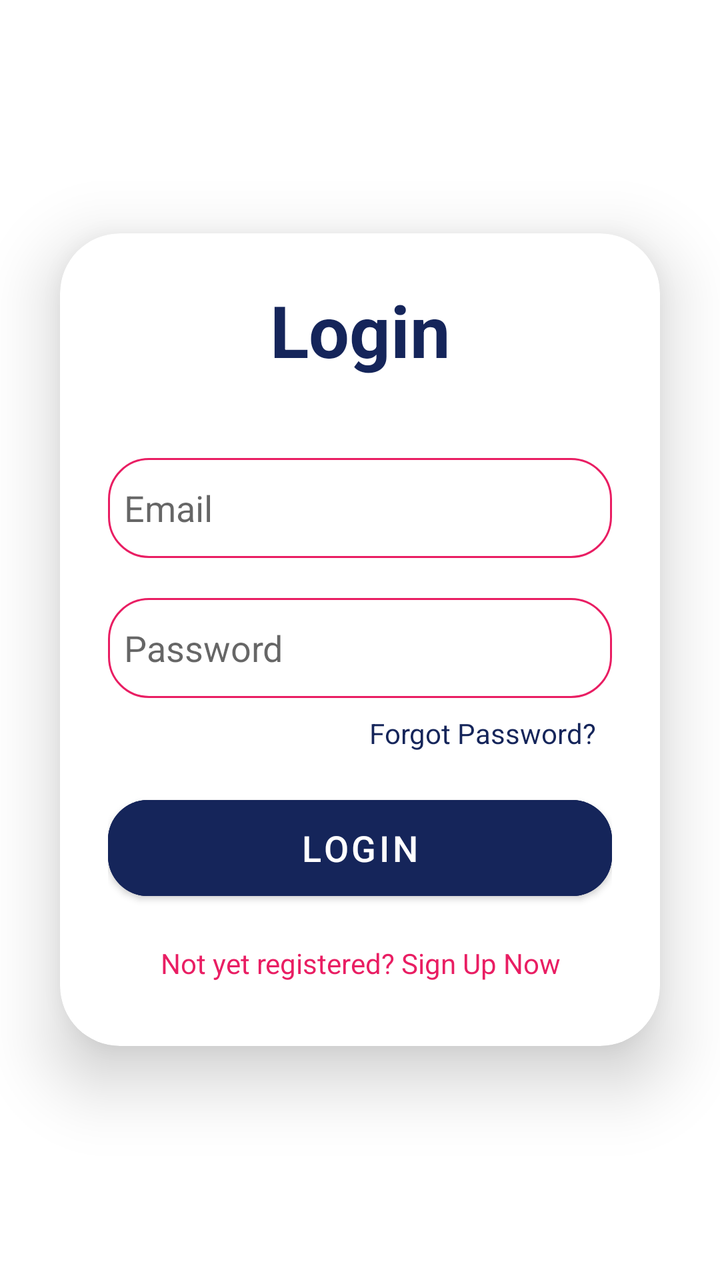
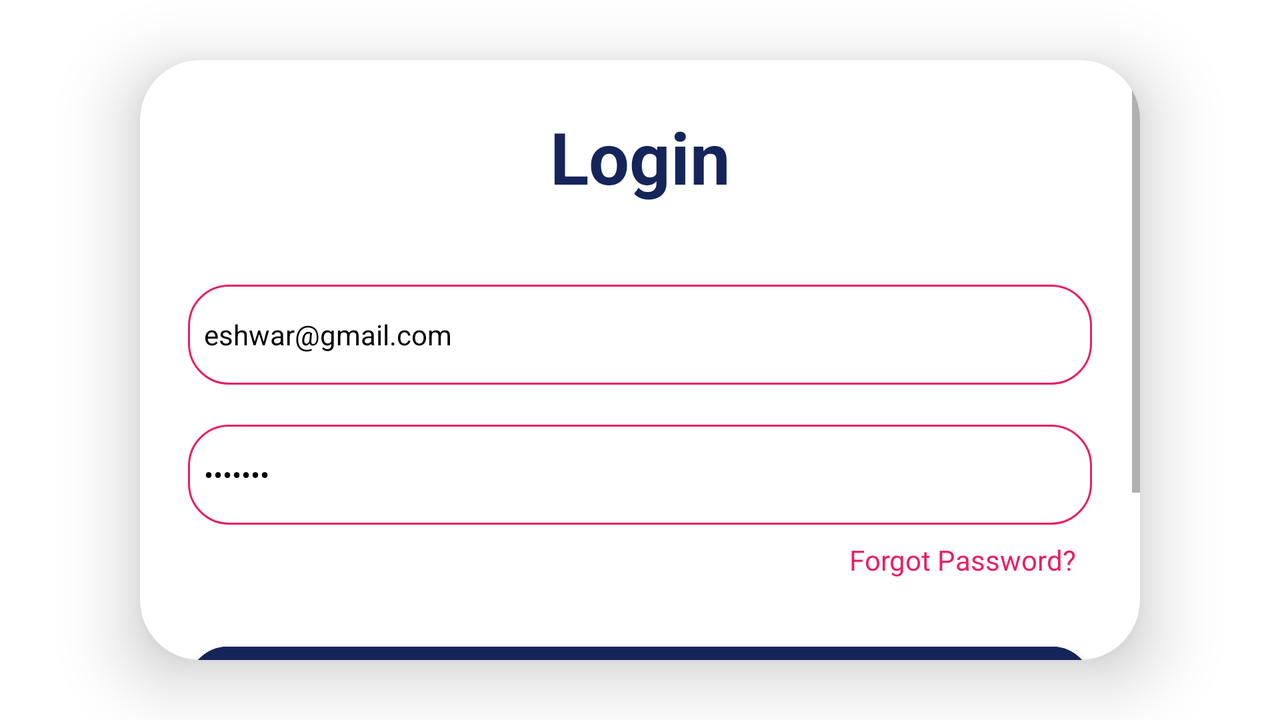

The same Android screen from two of the app's own layout files: first res/layout/ as a phone draws it, then the repository's variant for another configuration, drawn on a device whose configuration selects that folder. Both files follow.
<!-- AndroidManifest.xml: application theme Theme.NUMADSp23_Team20 -->
<!-- res/layout/activity_login.xml -->
<?xml version="1.0" encoding="utf-8"?>
<LinearLayout xmlns:android="http://schemas.android.com/apk/res/android"
    xmlns:app="http://schemas.android.com/apk/res-auto"
    xmlns:tools="http://schemas.android.com/tools"
    android:layout_width="match_parent"
    android:layout_height="match_parent"
    android:gravity="center"
    android:orientation="vertical"
    tools:context=".LoginActivity">

    <androidx.cardview.widget.CardView
        android:layout_width="match_parent"
        android:layout_height="wrap_content"
        android:layout_margin="30dp"
        android:background="@drawable/custom_edittext"
        app:cardCornerRadius="30dp"
        app:cardElevation="20dp">

        <LinearLayout
            android:layout_width="match_parent"
            android:layout_height="wrap_content"
            android:layout_gravity="center_horizontal"
            android:orientation="vertical"
            android:padding="24dp">

            <TextView
                android:id="@+id/loginText"
                android:layout_width="match_parent"
                android:layout_height="wrap_content"
                android:text="Login"
                android:textAlignment="center"
                android:textColor="@color/primary_text"
                android:textSize="36sp"
                android:textStyle="bold" />

            <EditText
                android:id="@+id/loginEmailEditText"
                android:layout_width="match_parent"
                android:layout_height="50dp"
                android:layout_marginTop="40dp"
                android:background="@drawable/custom_edittext"
                android:drawablePadding="8dp"
                android:hint="Email"
                android:padding="8dp"
                android:textColor="@color/black"
                android:textColorHighlight="@color/cardview_dark_background" />

            <EditText
                android:id="@+id/loginPasswordEditText"
                android:layout_width="match_parent"
                android:layout_height="50dp"
                android:layout_marginTop="20dp"
                android:background="@drawable/custom_edittext"
                android:drawablePadding="8dp"
                android:hint="Password"
                android:inputType="textPassword"
                android:padding="8dp"
                android:textColor="@color/black"
                android:textColorHighlight="@color/cardview_dark_background" />

            <TextView
                android:id="@+id/forgotPassText"
                android:layout_width="wrap_content"
                android:layout_height="wrap_content"
                android:padding="8dp"
                android:text="Forgot Password?"
                android:layout_gravity="right"
                android:textColor="@color/primary_text"
                android:textSize="14sp" />

            <Button
                android:id="@+id/loginButton"
                android:layout_width="match_parent"
                android:layout_height="60dp"
                android:layout_marginTop="10dp"
                android:backgroundTint="@color/primary_text"
                android:text="Login"
                app:rippleColor="@color/button_ripple"
                app:strokeColor="@color/button_stroke"
                app:strokeWidth="0.5dp"
                android:textSize="18sp"
                app:cornerRadius="20dp" />

            <TextView
                android:id="@+id/signUpText"
                android:layout_width="wrap_content"
                android:layout_height="wrap_content"
                android:layout_gravity="center"
                android:layout_marginTop="10dp"
                android:padding="8dp"
                android:text="Not yet registered? Sign Up Now"
                android:textAlignment="center"
                android:textColor="@color/primary_highlight"
                android:textSize="14sp" />
        </LinearLayout>
    </androidx.cardview.widget.CardView>




</LinearLayout>
<!-- resources referenced by this layout -->
<resources>
  <color name="black">#FF000000</color>
  <color name="button_ripple">#E1E2E6</color>
  <color name="button_stroke">#15255A</color>
  <color name="primary_highlight">#E91E63</color>
  <color name="primary_text">#15255A</color>
  <!-- drawable custom_edittext (drawable) -->
  <?xml version="1.0" encoding="utf-8"?>
  <shape xmlns:android="http://schemas.android.com/apk/res/android"
      android:shape="rectangle">
  
      <stroke
          android:width="1dp"
          android:color="@color/primary_highlight" />
      <corners android:radius="20dp" />
  </shape>
  <style name="Theme.NUMADSp23_Team20" parent="Theme.MaterialComponents.Light.NoActionBar">
          
          <item name="colorPrimary">@color/purple_500</item>
          <item name="colorPrimaryVariant">@color/purple_700</item>
          <item name="colorOnPrimary">@color/white</item>
          
          <item name="colorSecondary">@color/teal_200</item>
          <item name="colorSecondaryVariant">@color/teal_700</item>
          <item name="colorOnSecondary">@color/black</item>
          
          <item name="android:statusBarColor">?attr/colorPrimaryVariant</item>
          
      </style>
  <color name="purple_500">#FF6200EE</color>
  <color name="purple_700">#FF3700B3</color>
  <color name="white">#FFFFFFFF</color>
  <color name="teal_200">#FF03DAC5</color>
  <color name="teal_700">#FF018786</color>
</resources>
<!-- res/layout-land/activity_login.xml (the repository's variant of the layout above) -->
<!-- drawn on the phone turned sideways -->
<?xml version="1.0" encoding="utf-8"?>
<LinearLayout xmlns:android="http://schemas.android.com/apk/res/android"
    xmlns:app="http://schemas.android.com/apk/res-auto"
    xmlns:tools="http://schemas.android.com/tools"
    android:layout_width="match_parent"
    android:layout_height="match_parent"
    android:gravity="center"
    android:orientation="vertical"
    tools:context=".LoginActivity">

    <androidx.cardview.widget.CardView
        android:layout_width="500dp"
        android:layout_height="wrap_content"
        android:layout_margin="30dp"
        android:background="@drawable/custom_edittext"
        app:cardCornerRadius="30dp"
        app:cardElevation="20dp">
        <ScrollView
            android:layout_width="match_parent"
            android:layout_height="wrap_content">
            <LinearLayout
                android:layout_width="match_parent"
                android:layout_height="wrap_content"
                android:layout_gravity="center_horizontal"
                android:orientation="vertical"
                android:padding="24dp">

                <TextView
                    android:id="@+id/loginText"
                    android:layout_width="match_parent"
                    android:layout_height="wrap_content"
                    android:text="Login"
                    android:textAlignment="center"
                    android:textColor="@color/primary_text"
                    android:textSize="36sp"
                    android:textStyle="bold" />

                <EditText
                    android:id="@+id/loginEmailEditText"
                    android:layout_width="match_parent"
                    android:layout_height="50dp"
                    android:layout_marginTop="40dp"
                    android:background="@drawable/custom_edittext"
                    android:drawablePadding="8dp"
                    android:hint="Email"
                    android:padding="8dp"
                    android:text="eshwar@gmail.com"
                    android:textColor="@color/black"
                    android:textColorHighlight="@color/cardview_dark_background"
                    android:textSize="14sp" />

                <EditText
                    android:id="@+id/loginPasswordEditText"
                    android:layout_width="match_parent"
                    android:layout_height="50dp"
                    android:layout_marginTop="20dp"
                    android:background="@drawable/custom_edittext"
                    android:drawablePadding="8dp"
                    android:hint="Password"
                    android:inputType="textPassword"
                    android:padding="8dp"
                    android:text="testing"
                    android:textColor="@color/black"
                    android:textColorHighlight="@color/cardview_dark_background"
                    android:textSize="14sp" />

                <TextView
                    android:id="@+id/forgotPassText"
                    android:layout_width="wrap_content"
                    android:layout_height="wrap_content"
                    android:layout_gravity="right"
                    android:padding="8dp"
                    android:text="Forgot Password?"
                    android:textColor="@color/primary_highlight"
                    android:textSize="14sp" />

                <Button
                    android:id="@+id/loginButton"
                    android:layout_width="match_parent"
                    android:layout_height="60dp"
                    android:layout_marginTop="20dp"
                    android:backgroundTint="@color/primary_text"
                    android:fontFamily="sans-serif-medium"
                    android:text="Login"
                    android:textAllCaps="false"
                    android:textColor="@color/white"
                    android:textSize="18sp"
                    app:cornerRadius="20dp"
                    app:rippleColor="@color/button_ripple"
                    app:strokeColor="@color/button_stroke"
                    app:strokeWidth="0.5dp" />

                <TextView
                    android:id="@+id/signUpText"
                    android:layout_width="wrap_content"
                    android:layout_height="wrap_content"
                    android:layout_gravity="center"
                    android:layout_marginTop="10dp"
                    android:padding="8dp"
                    android:text="Not yet registered? Sign Up Now"
                    android:textAlignment="center"
                    android:textColor="@color/primary_highlight"
                    android:textSize="14sp" />
            </LinearLayout>
        </ScrollView>
    </androidx.cardview.widget.CardView>




</LinearLayout>
<!-- resources referenced by the variant -->
<!-- as the phone turned sideways resolves them -->
<resources>
  <color name="black">#FF000000</color>
  <color name="button_ripple">#E1E2E6</color>
  <color name="button_stroke">#15255A</color>
  <color name="primary_highlight">#E91E63</color>
  <color name="primary_text">#15255A</color>
  <color name="white">#FFFFFFFF</color>
  <!-- drawable custom_edittext (drawable) -->
  <?xml version="1.0" encoding="utf-8"?>
  <shape xmlns:android="http://schemas.android.com/apk/res/android"
      android:shape="rectangle">
  
      <stroke
          android:width="1dp"
          android:color="@color/primary_highlight" />
      <corners android:radius="20dp" />
  </shape>
  <style name="Theme.NUMADSp23_Team20" parent="Theme.MaterialComponents.Light.NoActionBar">
          
          <item name="colorPrimary">@color/purple_500</item>
          <item name="colorPrimaryVariant">@color/purple_700</item>
          <item name="colorOnPrimary">@color/white</item>
          
          <item name="colorSecondary">@color/teal_200</item>
          <item name="colorSecondaryVariant">@color/teal_700</item>
          <item name="colorOnSecondary">@color/black</item>
          
          <item name="android:statusBarColor">?attr/colorPrimaryVariant</item>
          
      </style>
  <color name="purple_500">#FF6200EE</color>
  <color name="purple_700">#FF3700B3</color>
  <color name="teal_200">#FF03DAC5</color>
  <color name="teal_700">#FF018786</color>
</resources>
